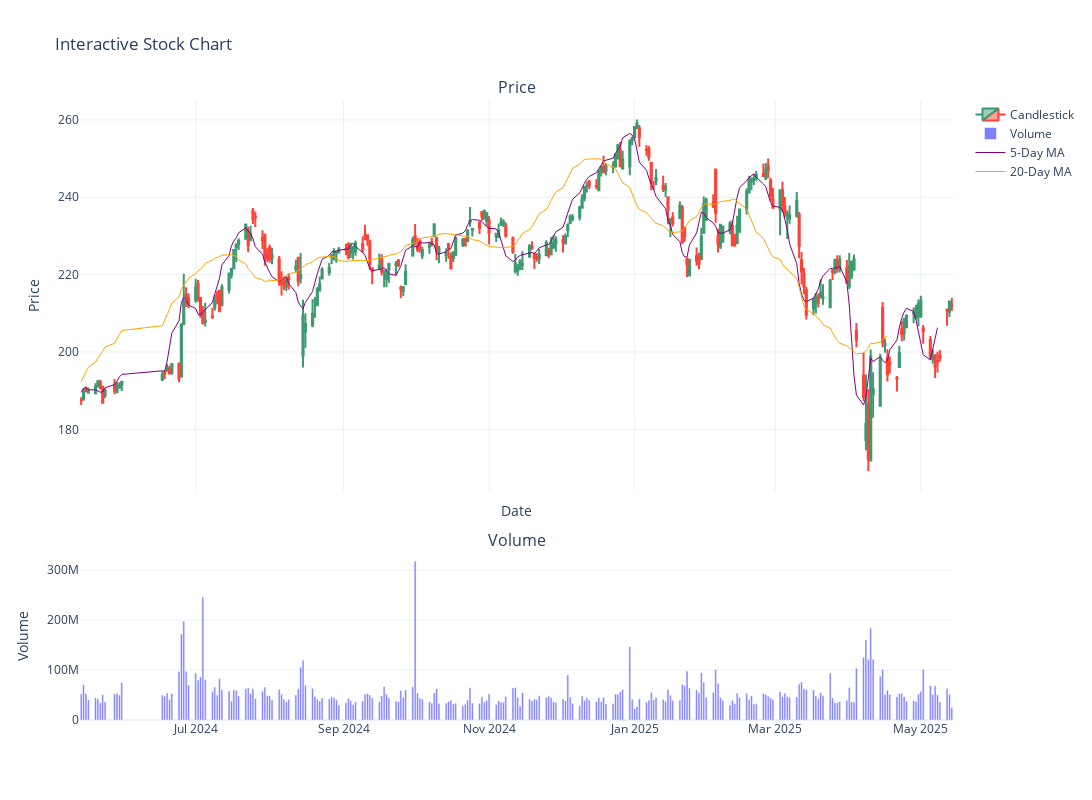

Source (notebook cell):
### Code cell
# Interactive Visualization with Plotly
# This cell creates an interactive candlestick chart with volume and moving averages
# using Plotly, allowing for dynamic exploration of stock data


# Interactive Plotly Candlestick Chart
def interactive_candlestick(df):
    # Create figure
    fig = make_subplots(
        rows=2,
        cols=1,
        shared_xaxes=True,
        vertical_spacing=0.1,
        subplot_titles=("Price", "Volume"),
        row_heights=[0.7, 0.3],
    )

    # Add candlestick trace
    fig.add_trace(
        go.Candlestick(
            x=df["Date"],
            open=df["Open"],
            high=df["High"],
            low=df["Low"],
            close=df["Close"],
            name="Candlestick",
        ),
        row=1,
        col=1,
    )

    # Add volume trace
    fig.add_trace(
        go.Bar(
            x=df["Date"],
            y=df["Volume"],
            name="Volume",
            marker_color="rgba(0, 0, 255, 0.5)",
        ),
        row=2,
        col=1,
    )

    # Add moving averages
    fig.add_trace(
        go.Scatter(
            x=df["Date"],
            y=df["MA5"],
            name="5-Day MA",
            line=dict(color="purple", width=1),
        ),
        row=1,
        col=1,
    )

    fig.add_trace(
        go.Scatter(
            x=df["Date"],
            y=df["MA20"],
            name="20-Day MA",
            line=dict(color="orange", width=1),
        ),
        row=1,
        col=1,
    )

    # Update layout
    fig.update_layout(
        title="Interactive Stock Chart",
        xaxis_title="Date",
        yaxis_title="Price",
        xaxis_rangeslider_visible=False,
        template="plotly_white",
        height=800,
        width=1200,
        showlegend=True,
        hovermode="x unified",
    )

    # Update y-axis for volume subplot
    fig.update_yaxes(title_text="Volume", row=2, col=1)

    # Show figure
    fig.show()


# Create interactive chart
interactive_candlestick(df_analysis)

### Figure 1 — Plotly figure (JSON) as saved in the notebook; plotly's stock layout.template omitted (floating-point values rounded to 4 significant figures; data arrays with more than 128 entries replaced by an {"elided": "..."} marker saying what was removed)
{"data": [{"close": {"elided": "251 float values"}, "high": {"elided": "251 float values"}, "low": {"elided": "251 float values"}, "name": "Candlestick", "open": {"elided": "251 float values"}, "type": "candlestick", "x": {"elided": "251 str values"}, "xaxis": "x", "yaxis": "y"}, {"marker": {"color": "rgba(0, 0, 255, 0.5)"}, "name": "Volume", "type": "bar", "x": {"elided": "251 str values"}, "xaxis": "x2", "y": {"elided": "251 float values"}, "yaxis": "y2"}, {"line": {"color": "purple", "width": 1}, "name": "5-Day MA", "type": "scatter", "x": {"elided": "251 str values"}, "xaxis": "x", "y": {"elided": "251 float values"}, "yaxis": "y"}, {"line": {"color": "orange", "width": 1}, "name": "20-Day MA", "type": "scatter", "x": {"elided": "251 str values"}, "xaxis": "x", "y": {"elided": "251 float values"}, "yaxis": "y"}], "layout": {"annotations": [{"font": {"size": 16}, "showarrow": false, "text": "Price", "x": 0.5, "xanchor": "center", "xref": "paper", "y": 1, "yanchor": "bottom", "yref": "paper"}, {"font": {"size": 16}, "showarrow": false, "text": "Volume", "x": 0.5, "xanchor": "center", "xref": "paper", "y": 0.27, "yanchor": "bottom", "yref": "paper"}], "height": 800, "hovermode": "x unified", "showlegend": true, "title": {"text": "Interactive Stock Chart"}, "width": 1200, "xaxis": {"anchor": "y", "domain": [0, 1], "matches": "x2", "rangeslider": {"visible": false}, "showticklabels": false, "title": {"text": "Date"}}, "xaxis2": {"anchor": "y2", "domain": [0, 1]}, "yaxis": {"anchor": "x", "domain": [0.37, 1], "title": {"text": "Price"}}, "yaxis2": {"anchor": "x2", "domain": [0, 0.27], "title": {"text": "Volume"}}}}
